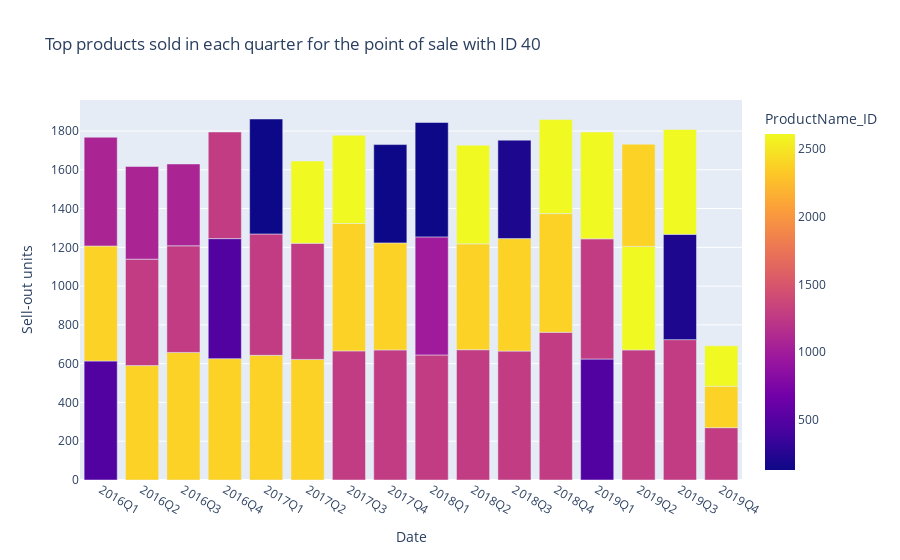

Here is the notebook cell this chart was saved with:
### Code cell
top_products_quarter(df_quarter,40)

### Figure 1 — Plotly figure (JSON) as saved in the notebook; plotly's stock layout.template omitted (floating-point values rounded to 4 significant figures)
{"data": [{"alignmentgroup": "True", "hovertemplate": "Date=%{x}<br>Sell-out units=%{y}<br>ProductName_ID=%{marker.color}<extra></extra>", "legendgroup": "", "marker": {"color": [481, 2379, 1071, 2379, 1277, 1071, 2379, 1277, 1071, 2379, 481, 1277, 2379, 1277, 130, 2379, 1277, 2609, 1277, 2379, 2609, 1277, 2379, 130, 1277, 993, 130, 1277, 2379, 2609, 1277, 2379, 207, 1277, 2379, 2609, 481, 1277, 2609, 1277, 2609, 2379, 1277, 207, 2609, 1277, 2379, 2609], "coloraxis": "coloraxis"}, "name": "", "offsetgroup": "", "orientation": "v", "showlegend": false, "textposition": "auto", "type": "bar", "x": ["2016Q1", "2016Q1", "2016Q1", "2016Q2", "2016Q2", "2016Q2", "2016Q3", "2016Q3", "2016Q3", "2016Q4", "2016Q4", "2016Q4", "2017Q1", "2017Q1", "2017Q1", "2017Q2", "2017Q2", "2017Q2", "2017Q3", "2017Q3", "2017Q3", "2017Q4", "2017Q4", "2017Q4", "2018Q1", "2018Q1", "2018Q1", "2018Q2", "2018Q2", "2018Q2", "2018Q3", "2018Q3", "2018Q3", "2018Q4", "2018Q4", "2018Q4", "2019Q1", "2019Q1", "2019Q1", "2019Q2", "2019Q2", "2019Q2", "2019Q3", "2019Q3", "2019Q3", "2019Q4", "2019Q4", "2019Q4"], "xaxis": "x", "y": [614, 593, 561, 590, 549, 478, 658, 550, 422, 626, 619, 550, 643, 626, 593, 622, 599, 424, 666, 657, 455, 671, 552, 507, 645, 609, 590, 672, 546, 509, 665, 580, 508, 762, 612, 485, 624, 620, 551, 671, 534, 527, 724, 543, 541, 270, 214, 208], "yaxis": "y"}], "layout": {"barmode": "relative", "coloraxis": {"colorbar": {"title": {"text": "ProductName_ID"}}, "colorscale": [[0, "#0d0887"], [0.1111, "#46039f"], [0.2222, "#7201a8"], [0.3333, "#9c179e"], [0.4444, "#bd3786"], [0.5556, "#d8576b"], [0.6667, "#ed7953"], [0.7778, "#fb9f3a"], [0.8889, "#fdca26"], [1, "#f0f921"]]}, "legend": {"tracegroupgap": 0}, "title": {"text": "Top products sold in each quarter for the point of sale with ID 40"}, "xaxis": {"anchor": "y", "domain": [0, 1], "title": {"text": "Date"}}, "yaxis": {"anchor": "x", "domain": [0, 1], "title": {"text": "Sell-out units"}}}}
